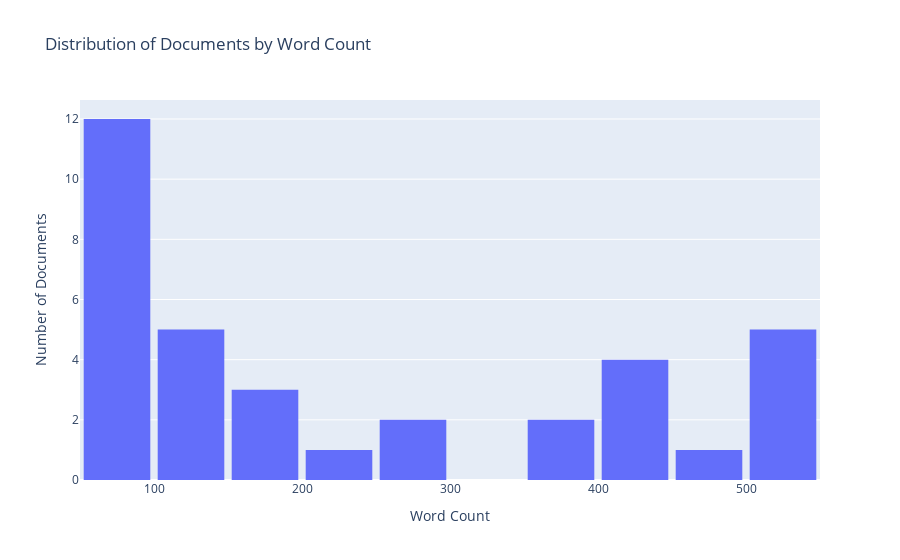

The notebook cell saved with this chart:
### Markdown cell above
# Teaching Staff Docs Stats

### Code cell
du.histogram_word_count_multiple_docs(teachingstaff_text_data)

### Figure 1 — Plotly figure (JSON) as saved in the notebook; plotly's stock layout.template omitted (floating-point values rounded to 4 significant figures)
{"data": [{"bingroup": "x", "hovertemplate": "Word Count=%{x}<br>count=%{y}<extra></extra>", "legendgroup": "", "marker": {"color": "#636efa", "pattern": {"shape": ""}}, "name": "", "nbinsx": 10, "orientation": "v", "showlegend": false, "type": "histogram", "x": [531, 430, 480, 438, 402, 57, 57, 89, 506, 435, 397, 399, 538, 517, 501, 120, 202, 78, 58, 131, 73, 167, 122, 101, 57, 57, 53, 94, 162, 87, 154, 111, 57, 298, 298], "xaxis": "x", "yaxis": "y"}], "layout": {"bargap": 0.1, "barmode": "relative", "legend": {"tracegroupgap": 0}, "title": {"text": "Distribution of Documents by Word Count"}, "xaxis": {"anchor": "y", "domain": [0, 1], "title": {"text": "Word Count"}}, "yaxis": {"anchor": "x", "domain": [0, 1], "title": {"text": "Number of Documents"}}}}
